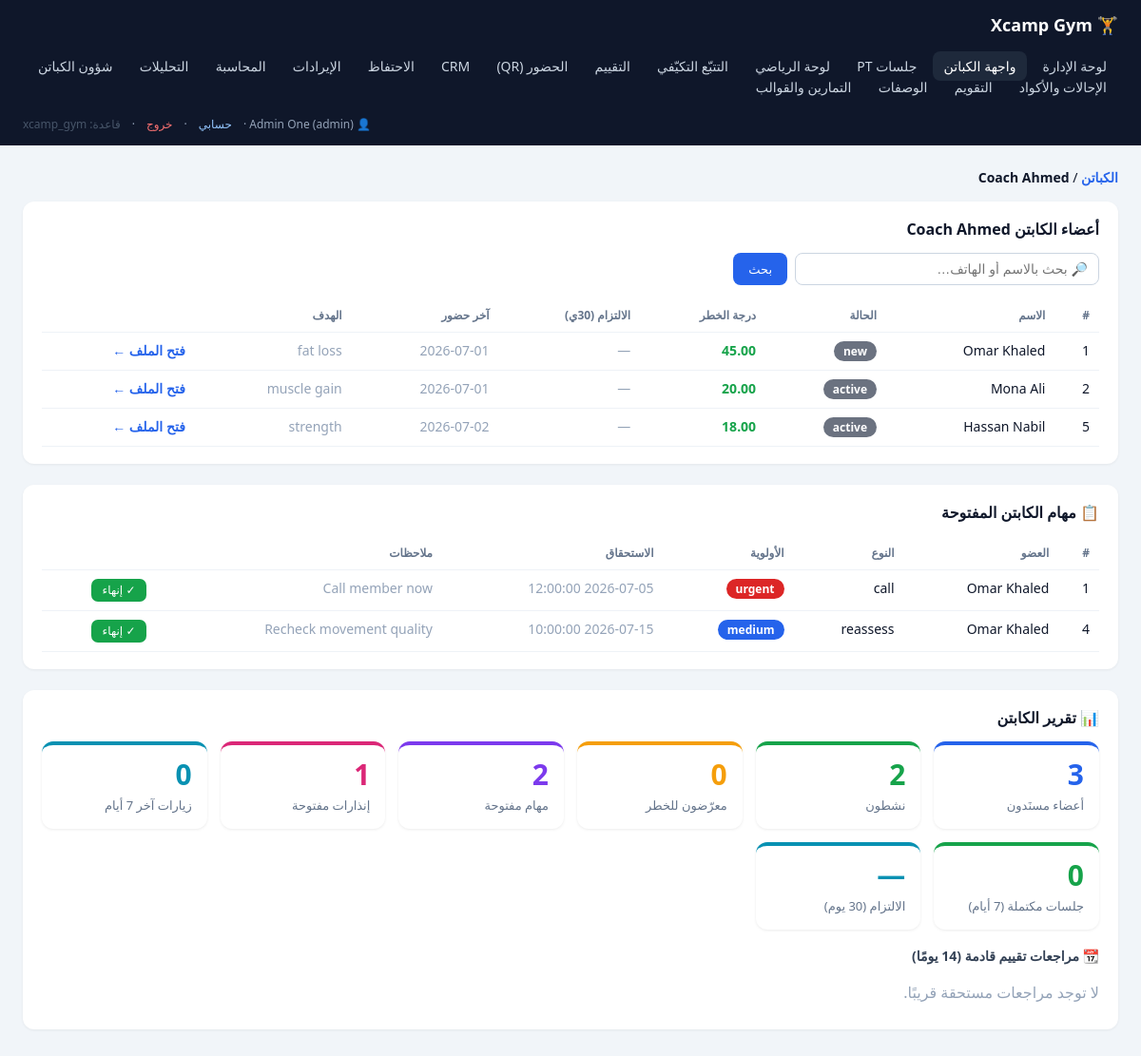
The page /dashboard/captains.php?coach=1 (signed in) on the database its author committed.
### tables this page shows
CREATE TABLE coaches (
  coach_id BIGINT UNSIGNED AUTO_INCREMENT PRIMARY KEY,
  user_id BIGINT UNSIGNED NULL UNIQUE,
  full_name VARCHAR(150) NOT NULL,
  phone VARCHAR(30),
  specialty VARCHAR(150),
  active TINYINT(1) NOT NULL DEFAULT 1,
  created_at TIMESTAMP NOT NULL DEFAULT CURRENT_TIMESTAMP,
  updated_at TIMESTAMP NOT NULL DEFAULT CURRENT_TIMESTAMP ON UPDATE CURRENT_TIMESTAMP,
  CONSTRAINT fk_coaches_user FOREIGN KEY (user_id) REFERENCES users(user_id)
    ON DELETE SET NULL ON UPDATE CASCADE
);

CREATE TABLE members (
  member_id BIGINT UNSIGNED AUTO_INCREMENT PRIMARY KEY,
  full_name VARCHAR(150) NOT NULL,
  gender ENUM('male','female','other') NULL,
  birth_date DATE NULL,
  phone VARCHAR(30) UNIQUE,
  email VARCHAR(191) UNIQUE,
  address VARCHAR(255) NULL,
  job_title VARCHAR(120) NULL,
  join_date DATE NOT NULL,
  status ENUM('new','onboarding','active','corrective','at_risk','paused','expired','reactivated','upgraded')
    NOT NULL DEFAULT 'new',
  preferred_time VARCHAR(50) NULL,
  goal_summary VARCHAR(255) NULL,
  coach_id BIGINT UNSIGNED NULL,
  notes TEXT NULL,
  created_at TIMESTAMP NOT NULL DEFAULT CURRENT_TIMESTAMP,
  updated_at TIMESTAMP NOT NULL DEFAULT CURRENT_TIMESTAMP ON UPDATE CURRENT_TIMESTAMP,
  CONSTRAINT fk_members_coach FOREIGN KEY (coach_id) REFERENCES coaches(coach_id)
    ON DELETE SET NULL ON UPDATE CASCADE
);

CREATE TABLE tasks (
  task_id BIGINT UNSIGNED AUTO_INCREMENT PRIMARY KEY,
  member_id BIGINT UNSIGNED NULL,
  coach_id BIGINT UNSIGNED NULL,
  flag_id BIGINT UNSIGNED NULL,
  task_type ENUM('call','whatsapp','reassess','program_update','payment_followup','medical_referral','manager_review','renewal') NOT NULL,
  priority ENUM('low','medium','high','urgent') NOT NULL DEFAULT 'medium',
  status ENUM('open','doing','done','cancelled') NOT NULL DEFAULT 'open',
  due_at DATETIME NULL,
  completed_at DATETIME NULL,
  notes TEXT NULL,
  created_at TIMESTAMP NOT NULL DEFAULT CURRENT_TIMESTAMP,
  updated_at TIMESTAMP NOT NULL DEFAULT CURRENT_TIMESTAMP ON UPDATE CURRENT_TIMESTAMP,
  CONSTRAINT fk_tasks_member FOREIGN KEY (member_id) REFERENCES members(member_id)
    ON DELETE SET NULL ON UPDATE CASCADE,
  CONSTRAINT fk_tasks_coach FOREIGN KEY (coach_id) REFERENCES coaches(coach_id)
    ON DELETE SET NULL ON UPDATE CASCADE,
  CONSTRAINT fk_tasks_flag FOREIGN KEY (flag_id) REFERENCES retention_flags(flag_id)
    ON DELETE SET NULL ON UPDATE CASCADE
);

### dashboard/captains.php (the view, shortened to what this page needs)
<?php
require __DIR__ . '/db.php';
$me = require_login();
try { $pdo = db(); } catch (Throwable $e) { $error = $e->getMessage(); }
$coachId  = isset($_GET['coach'])  ? (int)$_GET['coach']  : 0;
$memberId = isset($_GET['member']) ? (int)$_GET['member'] : 0;
$isCoach = ($me['role'] === 'coach');
page_head('واجهة الكباتن', 'captains');
$coach = $pdo->prepare("SELECT * FROM coaches WHERE coach_id = ?");
$coach->execute([$coachId]);
$coach = $coach->fetch();
if (!$memberId) {
    $q = trim($_GET['q'] ?? '');
    $sql = "SELECT m.member_id, m.full_name, m.status, m.goal_summary,
                   (SELECT MAX(a.attendance_date) FROM daily_attendance a WHERE a.member_id = m.member_id AND a.attended = 1) AS last_att,
                   (SELECT a2.risk_score FROM assessments a2 WHERE a2.member_id = m.member_id ORDER BY a2.assessment_date DESC LIMIT 1) AS risk,
                   (SELECT SUM(ws.completion_status = 'completed') FROM workout_sessions ws JOIN workout_plans wp ON wp.workout_plan_id = ws.workout_plan_id
                     WHERE wp.member_id = m.member_id AND ws.session_date BETWEEN DATE_SUB(CURDATE(), INTERVAL 30 DAY) AND CURDATE()) AS comp_done,
                   (SELECT COUNT(*) FROM workout_sessions ws JOIN workout_plans wp ON wp.workout_plan_id = ws.workout_plan_id
                     WHERE wp.member_id = m.member_id AND ws.session_date BETWEEN DATE_SUB(CURDATE(), INTERVAL 30 DAY) AND CURDATE()) AS comp_total
            FROM members m WHERE m.coach_id = ?";
    $args = [$coachId];
    $members = $pdo->prepare($sql . " ORDER BY m.member_id");
    $members->execute($args);
    $members = $members->fetchAll();
    if (!$isCoach) echo '<div class="crumb"><a class="link" href="captains.php">الكباتن</a> / <strong>' . h($coach['full_name']) . '</strong></div>';
    echo '<section><h2>أعضاء الكابتن ' . h($coach['full_name']) . '</h2>';
    echo '<form method="get" style="display:flex;gap:8px;margin-bottom:14px">'
       . '<input type="hidden" name="coach" value="' . $coachId . '">'
       . '<input name="q" value="' . h($q) . '" placeholder="🔎 بحث بالاسم أو الهاتف…" style="flex:1;max-width:320px;padding:8px 11px;border:1px solid #cbd5e1;border-radius:8px;font-size:14px">'
       . '<button type="submit" style="background:#2563eb;color:#fff;border:0;padding:8px 16px;border-radius:8px;font-size:13px;cursor:pointer">بحث</button>'
       . ($q !== '' ? '<a class="link" href="captains.php?coach=' . $coachId . '" style="align-self:center;font-size:13px">إلغاء</a>' : '')
       . '</form>';
    if (!$members) echo '<div class="empty">' . ($q !== '' ? 'لا نتائج مطابقة للبحث.' : 'لا يوجد أعضاء مسنَدون.') . '</div>';
    else {
        echo '<table><tr><th>#</th><th>الاسم</th><th>الحالة</th><th>درجة الخطر</th><th>الالتزام (30ي)</th><th>آخر حضور</th><th>الهدف</th><th></th></tr>';
        foreach ($members as $m) {
            $riskColor = $m['risk'] === null ? '#94a3b8' : ($m['risk'] >= 80 ? '#dc2626' : ($m['risk'] >= 60 ? '#f59e0b' : '#16a34a'));
            if ((int)$m['comp_total'] > 0) {
                $pct = round(100 * (int)$m['comp_done'] / (int)$m['comp_total']);
                $cColor = $pct >= 75 ? '#16a34a' : ($pct >= 50 ? '#f59e0b' : '#dc2626');
                $compCell = '<strong style="color:' . $cColor . '">' . $pct . '%</strong> <span class="muted" style="font-size:11px">(' . (int)$m['comp_done'] . '/' . (int)$m['comp_total'] . ')</span>';
            } else {
                $compCell = '<span class="muted">—</span>';
            }
            echo '<tr><td>' . h($m['member_id']) . '</td><td>' . h($m['full_name']) . '</td><td><span class="badge">' . h($m['status']) . '</span></td>' .
                 '<td><strong style="color:' . $riskColor . '">' . h($m['risk'] ?? '—') . '</strong></td>' .
                 '<td>' . $compCell . '</td>' .
                 '<td class="muted">' . h($m['last_att'] ?? '—') . '</td><td class="muted">' . h($m['goal_summary']) .
                 '</td><td><a class="link" href="captains.php?coach=' . $coachId . '&member=' . (int)$m['member_id'] . '">فتح الملف ←</a></td></tr>';
        }
        echo '</table>';
    }
    echo '</section>';
    $ctasks = $pdo->prepare("SELECT t.task_id, t.task_type, t.priority, t.status, t.due_at, t.notes, m.full_name AS member_name
                             FROM tasks t LEFT JOIN members m ON m.member_id = t.member_id
                             WHERE t.coach_id = ? AND t.status IN ('open','doing')
                             ORDER BY FIELD(t.priority,'urgent','high','medium','low'), t.due_at");
    $ctasks->execute([$coachId]);
    $ctasks = $ctasks->fetchAll();
    $prB = ['urgent'=>'#dc2626','high'=>'#f59e0b','medium'=>'#2563eb','low'=>'#6b7280'];
    echo '<section><h2>📋 مهام الكابتن المفتوحة</h2>';
    if (!$ctasks) echo '<div class="empty">لا توجد مهام مفتوحة. 🎉</div>';
    else {
        echo '<table><tr><th>#</th><th>العضو</th><th>النوع</th><th>الأولوية</th><th>الاستحقاق</th><th>ملاحظات</th><th></th></tr>';
        foreach ($ctasks as $t) {
            echo '<tr><td>' . h($t['task_id']) . '</td><td>' . h($t['member_name'] ?? '—') . '</td><td>' . h($t['task_type']) .
                 '</td><td><span class="badge" style="background:' . ($prB[$t['priority']] ?? '#6b7280') . '">' . h($t['priority']) . '</span></td>' .
                 '<td class="muted">' . h($t['due_at'] ?? '') . '</td><td class="muted">' . h($t['notes']) . '</td>' .
                 '<td><form method="post" style="margin:0">' . csrf_field() . '<input type="hidden" name="action" value="complete_task">' .
                 '<input type="hidden" name="task_id" value="' . (int)$t['task_id'] . '">' .
                 '<button type="submit" style="background:#16a34a;color:#fff;border:0;padding:5px 12px;border-radius:7px;font-size:12px;cursor:pointer">✓ إنهاء</button></form></td></tr>';
        }
        echo '</table>';
    }
    echo '</section>';
    $rep = $pdo->prepare("SELECT
        COUNT(*) AS total,
        SUM(CASE WHEN m.status IN ('active','onboarding','reactivated','upgraded') THEN 1 ELSE 0 END) AS active_cnt,
        SUM(CASE WHEN m.status IN ('at_risk','corrective') THEN 1 ELSE 0 END) AS risk_cnt,
        (SELECT COUNT(*) FROM retention_flags rf JOIN members m2 ON m2.member_id = rf.member_id
          WHERE m2.coach_id = c.cid AND rf.status IN ('open','in_progress')) AS open_flags,
        (SELECT COUNT(*) FROM daily_attendance a JOIN members m3 ON m3.member_id = a.member_id
          WHERE m3.coach_id = c.cid AND a.attended = 1 AND a.attendance_date >= DATE_SUB(CURDATE(), INTERVAL 7 DAY)) AS visits_7d,
        (SELECT COUNT(*) FROM workout_sessions ws JOIN workout_plans wp ON wp.workout_plan_id = ws.workout_plan_id
          WHERE wp.coach_id = c.cid AND ws.completion_status = 'completed'
            AND ws.session_date >= DATE_SUB(CURDATE(), INTERVAL 7 DAY)) AS done_sessions_7d
        FROM (SELECT ? AS cid) c LEFT JOIN members m ON m.coach_id = c.cid GROUP BY c.cid");
    $rep->execute([$coachId]);
    $rep = $rep->fetch() ?: [];
    $reviews = $pdo->prepare("SELECT m.member_id, m.full_name, MAX(a.next_review_date) AS review_date
                              FROM assessments a JOIN members m ON m.member_id = a.member_id
                              WHERE m.coach_id = ? AND a.next_review_date BETWEEN CURDATE() AND DATE_ADD(CURDATE(), INTERVAL 14 DAY)
                              GROUP BY m.member_id, m.full_name ORDER BY review_date");
    $reviews->execute([$coachId]);
    $reviews = $reviews->fetchAll();
    $comp = $pdo->prepare("SELECT SUM(ws.completion_status = 'completed') AS d, COUNT(*) AS t
                           FROM workout_sessions ws
                           JOIN workout_plans wp ON wp.workout_plan_id = ws.workout_plan_id
                           JOIN members m ON m.member_id = wp.member_id
                           WHERE m.coach_id = ? AND ws.session_date BETWEEN DATE_SUB(CURDATE(), INTERVAL 30 DAY) AND CURDATE()");
    $comp->execute([$coachId]);
    $comp = $comp->fetch();
    $compPct = ((int)($comp['t'] ?? 0)) > 0 ? round(100 * (int)$comp['d'] / (int)$comp['t']) . '%' : '—';
    $repCards = [
        ['أعضاء مسنَدون', $rep['total'] ?? 0, '#2563eb'],
        ['نشطون', $rep['active_cnt'] ?? 0, '#16a34a'],
        ['معرّضون للخطر', $rep['risk_cnt'] ?? 0, '#f59e0b'],
        ['مهام مفتوحة', count($ctasks), '#7c3aed'],
        ['إنذارات مفتوحة', $rep['open_flags'] ?? 0, '#db2777'],
        ['زيارات آخر 7 أيام', $rep['visits_7d'] ?? 0, '#0891b2'],
        ['جلسات مكتملة (7 أيام)', $rep['done_sessions_7d'] ?? 0, '#16a34a'],
        ['الالتزام (30 يوم)', $compPct, '#0891b2'],
    ];
    echo '<section><h2>📊 تقرير الكابتن</h2><div class="kpis" style="margin-bottom:8px">';
    foreach ($repCards as [$l, $n, $clr]) {
        echo '<div class="card" style="--c:' . $clr . '"><div class="n" style="color:' . $clr . '">' . h($n) . '</div><div class="l">' . h($l) . '</div></div>';
    }
    echo '</div>';
    echo '<h3>📆 مراجعات تقييم قادمة (14 يومًا)</h3>';
    if (!$reviews) echo '<div class="empty">لا توجد مراجعات مستحقة قريبًا.</div>';
    echo '</section>';
    page_foot(); exit;
}
?>

### dashboard/db.php (shortened to what this page needs)
<?php
function h($v) { return htmlspecialchars((string)$v, ENT_QUOTES, 'UTF-8'); }
function current_user(): ?array {
    return $_SESSION['user'] ?? null;
}
function require_login(): array {
    $u = current_user();
    return $u;
}
function is_manager(): bool {
    $u = current_user();
    return $u && in_array($u['role'], ['admin','manager','reception'], true);
}
function page_head(string $title, string $active = ''): void {
    $db = getenv('DB_NAME') ?: 'xcamp_gym';
    $u  = current_user();
    ?><!doctype html>
<html lang="ar" dir="rtl">
<head>
</head>
<body>
<header>
  <span class="brand">🏋️ Xcamp Gym</span>
  <?php if ($u): ?>
  <nav>
    <?php if (is_manager()): ?><a href="index.php" class="<?= $active==='dash' ? 'active' : '' ?>">لوحة الإدارة</a><?php endif; ?>
    <a href="captains.php" class="<?= $active==='captains' ? 'active' : '' ?>">واجهة الكباتن</a>
    <a href="pt.php" class="<?= $active==='pt' ? 'active' : '' ?>">جلسات PT</a>
    <a href="athlete.php" class="<?= $active==='athlete' ? 'active' : '' ?>">لوحة الرياضي</a>
    <a href="progression.php" class="<?= $active==='progression' ? 'active' : '' ?>">التتبّع التكيّفي</a>
    <a href="assess.php" class="<?= $active==='assess' ? 'active' : '' ?>">التقييم</a>
    <a href="checkin.php" class="<?= $active==='checkin' ? 'active' : '' ?>">الحضور (QR)</a>
    <a href="crm.php" class="<?= $active==='crm' ? 'active' : '' ?>">CRM</a>
    <a href="retention.php" class="<?= $active==='retention' ? 'active' : '' ?>">الاحتفاظ</a>
    <a href="revenue.php" class="<?= $active==='revenue' ? 'active' : '' ?>">الإيرادات</a>
    <?php if (is_manager()): ?><a href="finance.php" class="<?= $active==='finance' ? 'active' : '' ?>">المحاسبة</a><?php endif; ?>
    <?php if (is_manager()): ?><a href="analytics.php" class="<?= $active==='analytics' ? 'active' : '' ?>">التحليلات</a><?php endif; ?>
    <?php if (is_manager()): ?><a href="hr.php" class="<?= $active==='hr' ? 'active' : '' ?>">شؤون الكباتن</a><?php endif; ?>
    <?php if (is_manager()): ?><a href="promos.php" class="<?= $active==='promos' ? 'active' : '' ?>">الإحالات والأكواد</a><?php endif; ?>
    <a href="calendar.php" class="<?= $active==='calendar' ? 'active' : '' ?>">التقويم</a>
    <a href="recipes.php" class="<?= $active==='recipes' ? 'active' : '' ?>">الوصفات</a>
    <a href="templates.php" class="<?= $active==='templates' ? 'active' : '' ?>">التمارين والقوالب</a>
  </nav>
  <span class="sub">
    👤 <?=h($u['name'])?> (<?=h($u['role'])?>)
    · <a href="account.php" style="color:#93c5fd">حسابي</a>
    · <a href="logout.php">خروج</a>
    · <span style="color:#475569">قاعدة: <?=h($db)?></span>
  </span>
  <?php endif; ?>
</header>
<main>
<?php
}
    ?>
<?php
function page_foot(): void {
    echo "</main>";
    echo "</body></html>";
}
    ?>

### dashboard/db.php (style rules this page uses)
* { box-sizing: border-box; }
html, body { overflow-x: hidden; }
body { margin:0; font-family: system-ui, "Segoe UI", Tahoma, sans-serif; background:#f1f5f9; color:#0f172a; max-width:100%; }
header { background:#0f172a; color:#fff; padding:14px 24px; display:flex; align-items:center; gap:20px; flex-wrap:wrap; }
header .brand { font-size:18px; font-weight:800; }
header nav a { color:#cbd5e1; text-decoration:none; padding:6px 12px; border-radius:8px; font-size:14px; }
header nav a.active, header nav a:hover { background:#1e293b; color:#fff; }
header .sub { color:#94a3b8; font-size:12px; margin-inline-start:auto; display:flex; align-items:center; gap:12px; }
header .sub a { color:#f87171; text-decoration:none; }
main { padding:24px; max-width:1200px; margin:0 auto; }
.kpis { display:grid; grid-template-columns:repeat(auto-fit,minmax(150px,1fr)); gap:14px; margin-bottom:26px; }
.card { background:#fff; border-radius:12px; padding:16px; box-shadow:0 1px 3px rgba(0,0,0,.08); border-top:4px solid var(--c,#2563eb); }
.card .n { font-size:30px; font-weight:800; line-height:1; }
.card .l { color:#64748b; font-size:13px; margin-top:8px; }
section { background:#fff; border-radius:12px; padding:18px 20px; margin-bottom:22px; box-shadow:0 1px 3px rgba(0,0,0,.06); }
section h2 { margin:0 0 14px; font-size:16px; }
section h3 { margin:18px 0 8px; font-size:14px; color:#334155; }
table { width:100%; border-collapse:collapse; font-size:14px; }
th, td { text-align:right; padding:9px 10px; border-bottom:1px solid #eef2f7; vertical-align:top; }
th { color:#64748b; font-weight:600; font-size:12px; }
a.link { color:#2563eb; text-decoration:none; font-weight:600; }
.badge { display:inline-block; padding:2px 10px; border-radius:999px; color:#fff; font-size:12px; font-weight:600; background:#6b7280; }
.muted { color:#94a3b8; }
.empty { color:#94a3b8; padding:10px 0; }
.crumb { margin-bottom:16px; font-size:14px; }

### rows shown on the page
coaches: full_name "Coach Ahmed"
members: member_id "1", full_name "Omar Khaled", status "new", risk "45.00", last_att "2026-07-01", goal_summary "fat loss"
members: member_id "2", full_name "Mona Ali", status "active", risk "20.00", last_att "2026-07-01", goal_summary "muscle gain"
members: member_id "5", full_name "Hassan Nabil", status "active", risk "18.00", last_att "2026-07-02", goal_summary "strength"
tasks: task_id "1", member.full_name "Omar Khaled", task_type "call", priority "urgent", due_at "2026-07-05 12:00:00", notes "Call member now"
tasks: task_id "4", member.full_name "Omar Khaled", task_type "reassess", priority "medium", due_at "2026-07-15 10:00:00", notes "Recheck movement quality"

### other values the page prints
$u['name'] "Admin One"
$u['role'] "admin"
$db "xcamp_gym"
$n "3"
$l "أعضاء مسنَدون"
$n "2"
$l "نشطون"
$n "0"
$l "معرّضون للخطر"
$l "مهام مفتوحة"
$n "1"
$l "إنذارات مفتوحة"
$l "زيارات آخر 7 أيام"
$l "جلسات مكتملة (7 أيام)"
$n "—"
